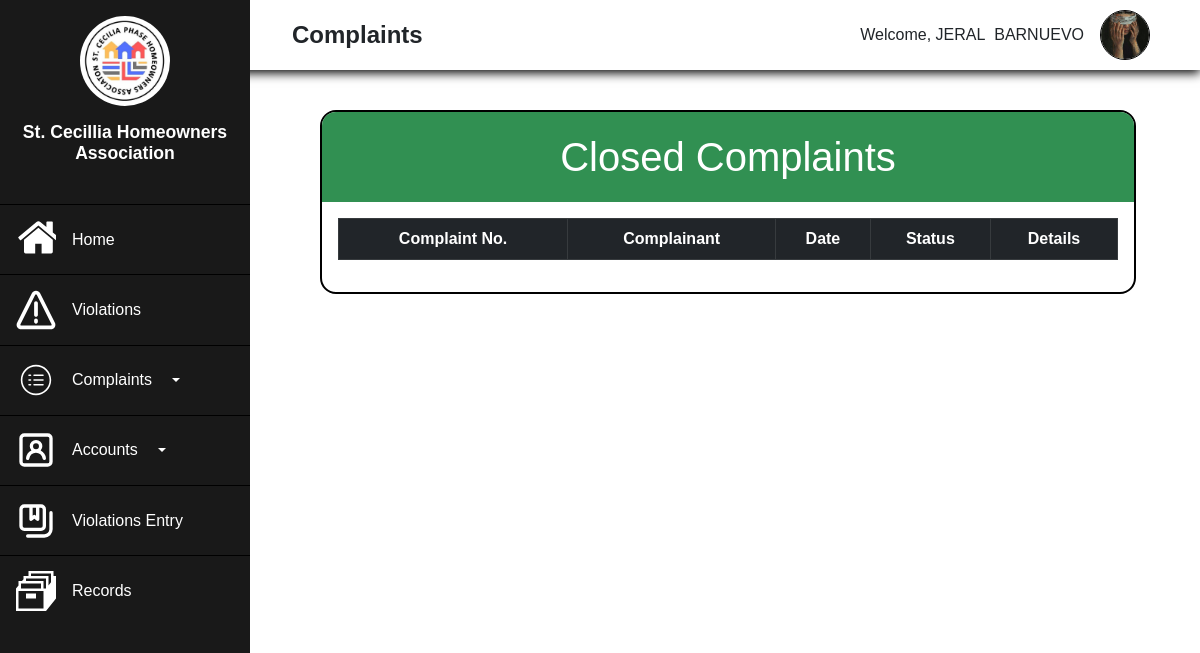
The page /Admin/Closed-Complaint.php (signed in) on the database as committed earlier.
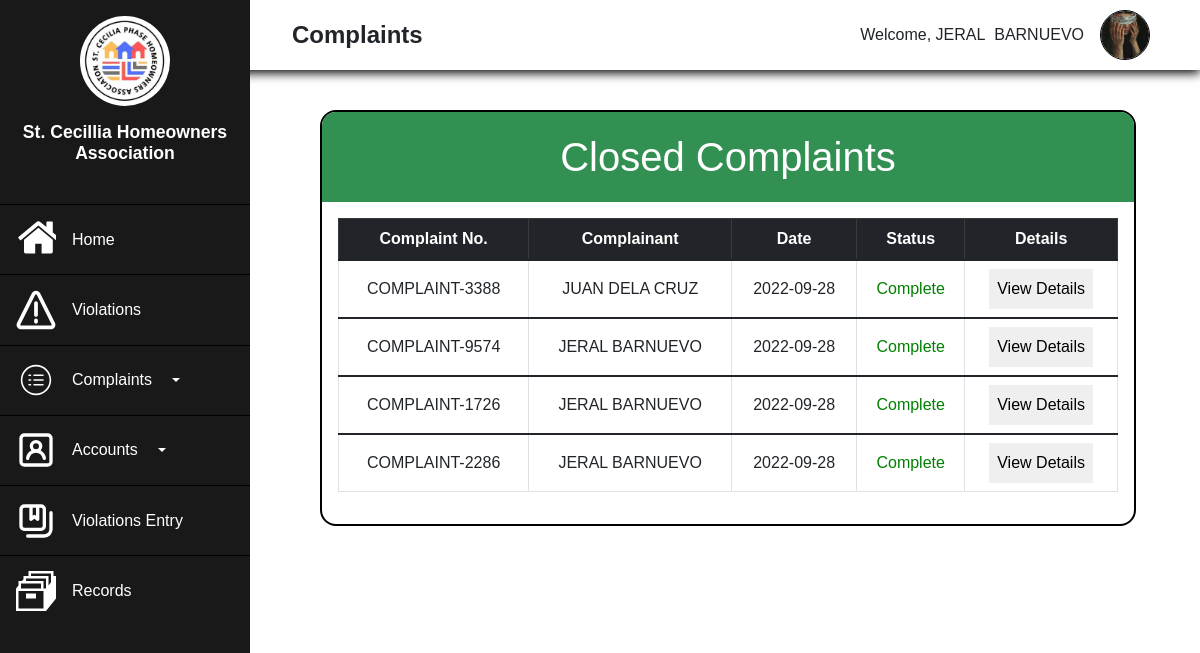
The same page on the database as committed later.
### tables this page shows
CREATE TABLE `complaint` (
  `Complaint_ID` int(11) NOT NULL,
  `homeownersID` int(11) DEFAULT NULL,
  `adminID` int(11) DEFAULT NULL,
  `Complaint_No` varchar(255) NOT NULL,
  `Complainant_Name` varchar(255) NOT NULL,
  `Complaint_Details` text NOT NULL,
  `Address` varchar(255) NOT NULL,
  `ContactNo` varchar(255) NOT NULL,
  `Attachment` varchar(255) NOT NULL,
  `Date` date NOT NULL DEFAULT current_timestamp(),
  `Status` varchar(255) NOT NULL,
  `Remarks` text NOT NULL,
  `forward_status` text NOT NULL
);

### Admin/Closed-Complaint.php (the view, shortened to what this page needs)
<?php
    require("process.php");
?>
<!DOCTYPE html>
<html lang="en">
<head>
    <link rel="stylesheet" href="https://use.fontawesome.com/releases/v5.15.4/css/all.css">
    <link rel="stylesheet" href="realtime.css">
    <link href="https://cdn.jsdelivr.net/npm/bootstrap@5.1.3/dist/css/bootstrap.min.css" rel="stylesheet">
    <link rel="stylesheet" href="Admin-Complaint.css">
    <link rel="stylesheet" type="text/css" href="https://cdnjs.cloudflare.com/ajax/libs/twitter-bootstrap/5.1.3/css/bootstrap.min.css"/>
    <link rel="stylesheet" type="text/css" href="https://cdn.datatables.net/v/bs5/jszip-2.5.0/dt-1.12.1/b-2.2.3/b-colvis-2.2.3/b-html5-2.2.3/b-print-2.2.3/datatables.min.css"/>
</head>
<body>
<?php
    if(!empty($_SESSION['Admin_ID'])){
        $AdminID=$_SESSION['Admin_ID'];
        $result=mysqli_query($conn, "SELECT*FROM admin WHERE Admin_ID='$AdminID'");
        $row=mysqli_fetch_assoc($result);
    }
?>
    <div class="main">
    <div class="side">
        <div class="logo">
            <img src="../Assets/logo.jpg" alt="" width="90px">
            <h2>St. Cecillia Homeowners Association</h2>
        </div>
        <div class="button">
            <ul class="side-button">
                <a href="Admin-Dashboard.php"><button class="buttn">
                    <p>Home</p>
                </button></a>
                <a href="Admin-Violations.php"><button class="buttn">
                    <p>Violations</p>
                </button></a>
                <button type="button" class="buttn buttn-primary dropdown-toggle" data-bs-toggle="dropdown">
                    <p>Complaints</p>
                </button>
                <button type="button" class="buttn buttn-primary dropdown-toggle" data-bs-toggle="dropdown">
                    <p>Accounts</p>
                </button>
                <a href="Violation-Entry.php"><button class="buttn">
                    <p>Violations Entry</p>
                </button></a>
                <a href="Admin-Records.php"><button class="buttn">
                    <svg xmlns="http://www.w3.org/2000/svg" width="16" height="16" viewBox="0 0 16 16"><path fill="#fffff" d="M4 9h4v2H4V9z"/><path fill="#fffff" d="M16 2h-1V0H5v2H3v1.25L2.4 4H1v1.75L0 7v9h12l4-5V2zM2 5h8v2H2V5zm9 10H1V8h10v7zm1-8h-1V4H4V3h8v4zm2-2.5l-1 1.25V2H6V1h8v3.5z"/></svg><p>Records</p>
                </button></a>
            </ul>
        </div>
    </div>
    <div class="top">
        <div class="burger">
            <p>Complaints</p>
        </div>
        <div class="profile">
        <div class="welcome"><p>Welcome, <?php echo $row['FirstName'], "&nbsp;&nbsp;",$row['LastName']; ?></p></div>
        <div class="image" onclick="Dropmenu();">
                <img src="admin-imgs/<?php echo $row['Image_Profile']; ?>" alt="" width="50px">
            </div>
        </div>
    </div>
    <div class="body">
        <div class="container1">
            <div class="title"><h1>Closed Complaints</h1></div>
            <div class="table-complaint">
            <table class="table table-bordered table-hover table-responsive" id="Mytable" style="padding:0;">
                <thead class="table-dark head">
                    <tr>
                    <th class="text-center">Complaint No.</th>
                    <th class="text-center">Complainant</th>
                    <th class="text-center">Date</th>
                    <th class="text-center">Status</th>
                    <th class="text-center">Details</th>
                    </tr>
                </thead>
                <?php
        if(!empty($_SESSION['Admin_ID'])){
        $query=mysqli_query($conn,"SELECT complaint.Complaint_ID, complaint.Complaint_No, complaint.Complainant_Name, complaint.Complaint_Details,complaint.Address,
        complaint.ContactNo, complaint.Address, complaint.Date, complaint.Status, homeowners.First_Name,homeowners.Last_Name FROM complaint INNER JOIN homeowners
        ON complaint.homeownersID=homeowners.Homeowners_ID WHERE complaint.Status='Complete'");
        while($row1=mysqli_fetch_assoc($query)){
        ?>
                <tbody>
                    <tr>
                    <td><?php echo $row1['Complaint_No']; ?></td>
                    <td><?php echo $row1['Complainant_Name']; ?></td>
                    <td><?php echo $row1['Date']; ?></td>
                    <td style="color:green;"><?php echo $row1['Status'] ?></td>
                    <td><button style="padding:.5rem; border:none;" data-bs-toggle="modal" data-bs-target="#viewdetails<?php echo $row1['Complaint_ID']; ?>">View Details</button></td>
                    </tr>
                </tbody>
                <?php
                    }
                    }
                ?>
            </table>
            </div>
        </div>
    </div>
</div>
</body>
</html>

Rows that differ between the two databases and show on the page:
added complaint: Complaint_No "COMPLAINT-3388", Complainant_Name "JUAN DELA CRUZ", Date "2022-09-28", Status "Complete"
added complaint: Complaint_No "COMPLAINT-9574", Complainant_Name "JERAL BARNUEVO", Date "2022-09-28", Status "Complete"
added complaint: Complaint_No "COMPLAINT-1726", Complainant_Name "JERAL BARNUEVO", Date "2022-09-28", Status "Complete"
added complaint: Complaint_No "COMPLAINT-2286", Complainant_Name "JERAL BARNUEVO", Date "2022-09-28", Status "Complete"
